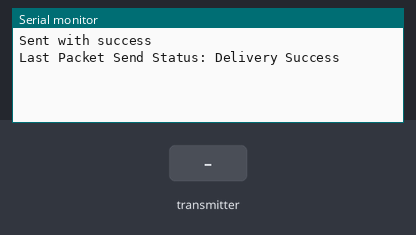
The sketch below on a simulated ESP32. Parts: the last lines printed to the serial monitor. The inputs (shaded band) are chosen by the test bench.

Above: at 1.2 s.
1.3 s: the transmitter starts sending message = 0
At 1.66 s:
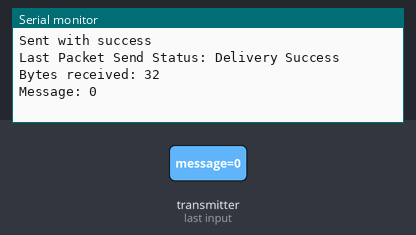
2.8 s: the transmitter starts sending message = 1
At 3.16 s:
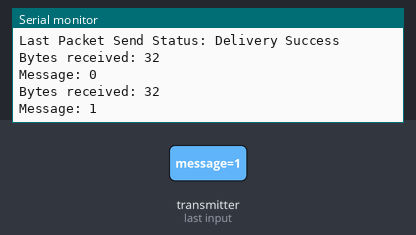

Measured:
- after the input at 1.3 s, the serial monitor: prints a new line after 0.05 s (image 1)
- after the input at 2.8 s, the serial monitor: prints a new line after 0.05 s (image 2)

The sketch:

esp32_pin38.ino
```cpp
#include <esp_now.h>
#include <WiFi.h>

// MAC address of the first ESP32 (esp32_1)
uint8_t esp32_1_address[] = {0x58, 0xBF, 0x25, 0x9E, 0xBA, 0x68};  // Replace with actual MAC address of esp32_1

// Structure to hold data to be sent
typedef struct struct_message {
    char message[32];
} struct_message;

struct_message myData;

void OnDataSent(const uint8_t *mac_addr, esp_now_send_status_t status) {
    Serial.print("\nLast Packet Send Status: ");
    Serial.println(status == ESP_NOW_SEND_SUCCESS ? "Delivery Success" : "Delivery Fail");
}

void OnDataRecv(const esp_now_recv_info *recv_info, const uint8_t *incomingData, int len) {
    memcpy(&myData, incomingData, sizeof(myData));
    Serial.print("Bytes received: ");
    Serial.println(len);
    Serial.print("Message: ");
    Serial.println(myData.message);
}

void setup() {
    Serial.begin(115200);

    // Set device as a Wi-Fi Station
    WiFi.mode(WIFI_STA);

    // Init ESP-NOW
    if (esp_now_init() != ESP_OK) {
        Serial.println("Error initializing ESP-NOW");
        return;
    }

    // Register send callback
    esp_now_register_send_cb(OnDataSent);

    // Register receive callback
    esp_now_register_recv_cb(OnDataRecv);

    // Add peer
    esp_now_peer_info_t peerInfo;
    memset(&peerInfo, 0, sizeof(peerInfo));
    memcpy(peerInfo.peer_addr, esp32_1_address, 6);
    peerInfo.channel = 0;
    peerInfo.encrypt = false;

    // Add peer
    if (esp_now_add_peer(&peerInfo) != ESP_OK) {
        Serial.println("Failed to add peer");
        return;
    }
}

void loop() {
    // Send a message every 2 seconds
    strcpy(myData.message, "Hello from ESP32_2");
    esp_err_t result = esp_now_send(esp32_1_address, (uint8_t *) &myData, sizeof(myData));

    if (result == ESP_OK) {
        Serial.println("Sent with success");
    }
    else {
        Serial.println("Error sending the data");
    }

    delay(2000);
}
```
